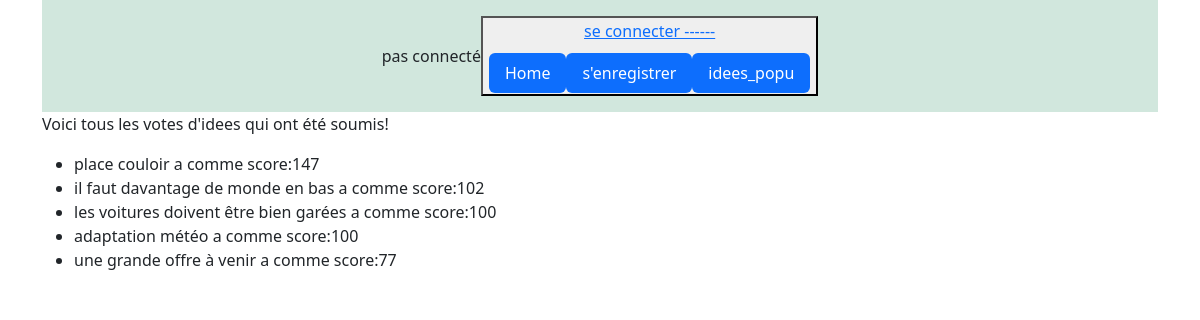
The page /ppale/idees_popu on the database its author committed.
### ppale/models.py (models this page shows)
class Idee(models.Model):
    formulation = models.CharField(max_length=100)
    detail = models.CharField(max_length=200, null=True)
    auteur = models.ForeignKey(User, on_delete=models.CASCADE)
    score = models.IntegerField(default=100, blank=True)
    def __str__(self):
        return f"{self.formulation} "
    class Meta:
        verbose_name_plural = 'Idee'

### ppale/views.py (the view)
# urls.py: path('idees_popu', views.idees_popu, name="idees_popu"),
def idees_popu(request):
    votants=Votant.objects.all()
    ides=Idee.objects.all()
    idees = Idee.objects.order_by('-score')
    for votant in votants:
        idi=votant.idee.id
        print(Idee)
        a=Idee.objects.filter(id=idi)
        print(a)
        if votant.type_vote:
            a.update(score=F('score')+1)
        else:
            a.update(score=F('score')-1)
    return render(request, 'ppale/idees_popu.html', {'votants': votants, 'idee':idees})

### ppale/templates/ppale/idees_popu.html
{% extends 'base.html' %}
{%block content %}
<div class="container">
    <p> Voici tous les votes d'idees qui ont été soumis!</p>
    <ul>
        {% for idi in  idee %}
            <li>
                <a>{{idi.formulation}} a comme score:{{idi.score}}</a>
            </li>
        {% endfor %}
    </ul>
</div>
{% endblock content %}

### templates/base.html (shortened to what this page needs)
<!DOCTYPE html>
{% load static %}
<html lang="en">
<head>
    <link href="https://cdn.jsdelivr.net/npm/bootstrap@5.3.0-alpha1/dist/css/bootstrap.min.css"
    rel="stylesheet"
>
    <link rel="stylesheet" href= "{% static 'css/style.css'%}">
</head>
<body>
    {% include 'includes/header.html' %}
    {% block content %}
    {% endblock content %}
</body>
</html>

### templates/includes/header.html (shortened to what this page needs)
<div class="container">
    <header class="d-flex justify-content-center py-3" style="background-color: #d1e7dd;">
        {% if request.user.is_authenticated %}
      <span class="navbar text"> {{user.get_username|upper}} en cours de connexion sur la boîte à idées</span>
      <button type="submit"> <a href="{% url 'logout'%}?next={{request.path}}">se deconnecter   ------    {{user.username}}</a>
      {%  else %}
      <span class="navbar text">pas connecté</span>
      <button type="submit"> <a href={% url 'login'%}>se connecter   ------    </a>
      {% endif %}
      <ul class="nav nav-pills" style="margin-top: 10px;">
        <li class="nav-item"><a href="{% url 'home' %}" class="nav-link active" aria-current="page">Home </a></li>
        <li class="nav-item"><a href="{% url 'signup' %}" class="nav-link active" aria-current="page">s'enregistrer </a></li>
        <li class="nav-item"><a href="{% url 'idees_popu' %}" class="nav-link active" aria-current="page">idees_popu </a></li>
      </ul>
    </header>
  </div>

### rows shown on the page
Idee: formulation "place couloir", score "147"
Idee: formulation "il faut davantage de monde en bas", score "102"
Idee: formulation "les voitures doivent être bien garées", score "100"
Idee: formulation "adaptation météo", score "100"
Idee: formulation "une grande offre à venir", score "77"
